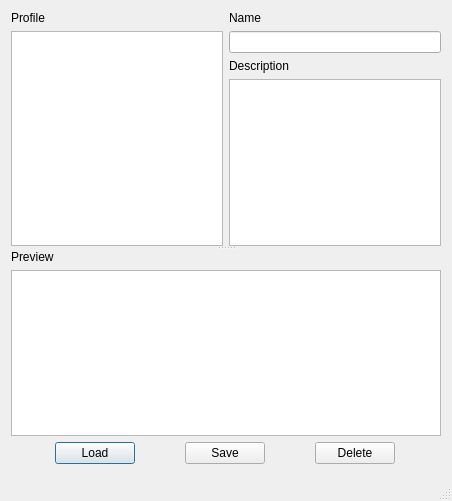
<?xml version="1.0" encoding="UTF-8"?>
<ui version="4.0">
 <class>gui_Profiles</class>
 <widget class="QDialog" name="gui_Profiles">
  <property name="windowModality">
   <enum>Qt::WindowModal</enum>
  </property>
  <property name="geometry">
   <rect>
    <x>0</x>
    <y>0</y>
    <width>452</width>
    <height>501</height>
   </rect>
  </property>
  <property name="minimumSize">
   <size>
    <width>400</width>
    <height>300</height>
   </size>
  </property>
  <property name="windowTitle">
   <string>Profile</string>
  </property>
  <property name="sizeGripEnabled">
   <bool>true</bool>
  </property>
  <layout class="QGridLayout" name="gridLayout">
   <item row="0" column="0">
    <widget class="QSplitter" name="splitter">
     <property name="frameShape">
      <enum>QFrame::NoFrame</enum>
     </property>
     <property name="orientation">
      <enum>Qt::Vertical</enum>
     </property>
     <property name="opaqueResize">
      <bool>true</bool>
     </property>
     <property name="childrenCollapsible">
      <bool>false</bool>
     </property>
     <widget class="QWidget" name="layoutWidget">
      <layout class="QHBoxLayout" name="horizontalLayout_3">
       <item>
        <layout class="QVBoxLayout" name="verticalLayout_3">
         <item>
          <widget class="QLabel" name="lbl_profileList">
           <property name="text">
            <string>Profile</string>
           </property>
          </widget>
         </item>
         <item>
          <widget class="QListWidget" name="ctrl_profileList">
           <property name="sortingEnabled">
            <bool>true</bool>
           </property>
          </widget>
         </item>
        </layout>
       </item>
       <item>
        <layout class="QVBoxLayout" name="verticalLayout_4">
         <item>
          <layout class="QVBoxLayout" name="verticalLayout">
           <item>
            <widget class="QLabel" name="lbl_profileName">
             <property name="text">
              <string>Name</string>
             </property>
            </widget>
           </item>
           <item>
            <widget class="QLineEdit" name="ctrl_profileName"/>
           </item>
          </layout>
         </item>
         <item>
          <layout class="QVBoxLayout" name="verticalLayout_2">
           <item>
            <widget class="QLabel" name="lbl_profileDescription_2">
             <property name="text">
              <string>Description</string>
             </property>
            </widget>
           </item>
           <item>
            <widget class="QPlainTextEdit" name="ctrl_profileDescription"/>
           </item>
          </layout>
         </item>
        </layout>
       </item>
      </layout>
     </widget>
     <widget class="QWidget" name="layoutWidget_2">
      <layout class="QVBoxLayout" name="verticalLayout_5">
       <item>
        <widget class="QLabel" name="lbl_profileDescription">
         <property name="text">
          <string>Preview</string>
         </property>
        </widget>
       </item>
       <item>
        <widget class="QTextBrowser" name="ctrl_profilePreview"/>
       </item>
       <item>
        <layout class="QHBoxLayout" name="horizontalLayout">
         <property name="spacing">
          <number>6</number>
         </property>
         <item>
          <widget class="QPushButton" name="ctrl_LoadProfile">
           <property name="maximumSize">
            <size>
             <width>80</width>
             <height>16777215</height>
            </size>
           </property>
           <property name="text">
            <string>Load</string>
           </property>
          </widget>
         </item>
         <item>
          <widget class="QPushButton" name="ctrl_SaveProfile">
           <property name="maximumSize">
            <size>
             <width>80</width>
             <height>16777215</height>
            </size>
           </property>
           <property name="text">
            <string>Save</string>
           </property>
          </widget>
         </item>
         <item>
          <widget class="QPushButton" name="ctrl_EraseProfile">
           <property name="maximumSize">
            <size>
             <width>80</width>
             <height>16777215</height>
            </size>
           </property>
           <property name="text">
            <string>Delete</string>
           </property>
          </widget>
         </item>
        </layout>
       </item>
       <item>
        <layout class="QHBoxLayout" name="horizontalLayout_2">
         <item>
          <spacer name="horizontalSpacer">
           <property name="orientation">
            <enum>Qt::Horizontal</enum>
           </property>
           <property name="sizeHint" stdset="0">
            <size>
             <width>40</width>
             <height>20</height>
            </size>
           </property>
          </spacer>
         </item>
         <item>
          <widget class="QPushButton" name="ctrl_profileClose">
           <property name="toolTip">
            <string>Close</string>
           </property>
           <property name="styleSheet">
            <string notr="true">QPushButton {
	border: none;
	margin: 0px;
    padding: 0px;
	image: url(:/Images/icon_close.png)
}

QPushButton:hover {
	border: none;
	margin: 0px;
    padding: 0px;
	image: url(:/Images/icon_close_lite.png)
}

QPushButton:disabled {
	border: none;
	margin: 0px;
    padding: 0px;
	image: url(:/Images/icon_close_lite.png)
}</string>
           </property>
           <property name="text">
            <string/>
           </property>
          </widget>
         </item>
         <item>
          <spacer name="horizontalSpacer_2">
           <property name="orientation">
            <enum>Qt::Horizontal</enum>
           </property>
           <property name="sizeHint" stdset="0">
            <size>
             <width>40</width>
             <height>20</height>
            </size>
           </property>
          </spacer>
         </item>
        </layout>
       </item>
      </layout>
     </widget>
    </widget>
   </item>
  </layout>
 </widget>
 <tabstops>
  <tabstop>ctrl_profileList</tabstop>
  <tabstop>ctrl_profileName</tabstop>
  <tabstop>ctrl_profileDescription</tabstop>
  <tabstop>ctrl_profilePreview</tabstop>
  <tabstop>ctrl_LoadProfile</tabstop>
  <tabstop>ctrl_SaveProfile</tabstop>
  <tabstop>ctrl_EraseProfile</tabstop>
  <tabstop>ctrl_profileClose</tabstop>
 </tabstops>
 <resources/>
 <connections/>
</ui>
